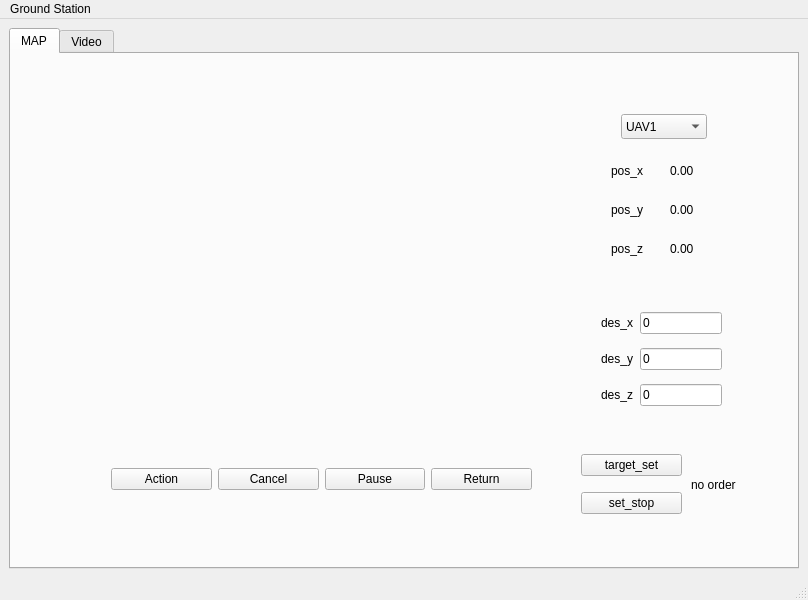
<?xml version="1.0" encoding="UTF-8"?>
<ui version="4.0">
 <class>MainWindow</class>
 <widget class="QMainWindow" name="MainWindow">
  <property name="geometry">
   <rect>
    <x>0</x>
    <y>0</y>
    <width>808</width>
    <height>600</height>
   </rect>
  </property>
  <property name="windowTitle">
   <string>MainWindow</string>
  </property>
  <widget class="QWidget" name="centralwidget">
   <layout class="QGridLayout" name="gridLayout">
    <item row="1" column="0">
     <widget class="QTabWidget" name="tabWidget">
      <property name="currentIndex">
       <number>0</number>
      </property>
      <widget class="QWidget" name="tab">
       <attribute name="title">
        <string>MAP</string>
       </attribute>
       <widget class="QComboBox" name="comboBox">
        <property name="geometry">
         <rect>
          <x>610</x>
          <y>60</y>
          <width>86</width>
          <height>25</height>
         </rect>
        </property>
        <item>
         <property name="text">
          <string>UAV1</string>
         </property>
        </item>
       </widget>
       <widget class="QWidget" name="layoutWidget">
        <property name="geometry">
         <rect>
          <x>100</x>
          <y>400</y>
          <width>421</width>
          <height>51</height>
         </rect>
        </property>
        <layout class="QHBoxLayout" name="horizontalLayout_7">
         <item>
          <widget class="QPushButton" name="pushButton">
           <property name="text">
            <string>Action</string>
           </property>
          </widget>
         </item>
         <item>
          <widget class="QPushButton" name="pushButton_3">
           <property name="text">
            <string>Cancel</string>
           </property>
          </widget>
         </item>
         <item>
          <widget class="QPushButton" name="pushButton_2">
           <property name="text">
            <string>Pause</string>
           </property>
          </widget>
         </item>
         <item>
          <widget class="QPushButton" name="pushButton_4">
           <property name="text">
            <string>Return</string>
           </property>
          </widget>
         </item>
        </layout>
       </widget>
       <widget class="QwtPlot" name="qwtPlot">
        <property name="geometry">
         <rect>
          <x>50</x>
          <y>90</y>
          <width>471</width>
          <height>261</height>
         </rect>
        </property>
       </widget>
       <widget class="QWidget" name="layoutWidget">
        <property name="geometry">
         <rect>
          <x>600</x>
          <y>100</y>
          <width>111</width>
          <height>111</height>
         </rect>
        </property>
        <layout class="QVBoxLayout" name="verticalLayout">
         <item>
          <layout class="QHBoxLayout" name="horizontalLayout">
           <item>
            <widget class="QLabel" name="label_2">
             <property name="text">
              <string>pos_x</string>
             </property>
            </widget>
           </item>
           <item>
            <widget class="QLabel" name="label">
             <property name="text">
              <string>0.00</string>
             </property>
            </widget>
           </item>
          </layout>
         </item>
         <item>
          <layout class="QHBoxLayout" name="horizontalLayout_2">
           <item>
            <widget class="QLabel" name="label_3">
             <property name="text">
              <string>pos_y</string>
             </property>
            </widget>
           </item>
           <item>
            <widget class="QLabel" name="label_4">
             <property name="text">
              <string>0.00</string>
             </property>
            </widget>
           </item>
          </layout>
         </item>
         <item>
          <layout class="QHBoxLayout" name="horizontalLayout_3">
           <item>
            <widget class="QLabel" name="label_5">
             <property name="text">
              <string>pos_z</string>
             </property>
            </widget>
           </item>
           <item>
            <widget class="QLabel" name="label_6">
             <property name="text">
              <string>0.00</string>
             </property>
            </widget>
           </item>
          </layout>
         </item>
        </layout>
       </widget>
       <widget class="QLabel" name="label_14">
        <property name="geometry">
         <rect>
          <x>680</x>
          <y>420</y>
          <width>71</width>
          <height>21</height>
         </rect>
        </property>
        <property name="text">
         <string>no order</string>
        </property>
       </widget>
       <widget class="QWidget" name="layoutWidget">
        <property name="geometry">
         <rect>
          <x>570</x>
          <y>390</y>
          <width>101</width>
          <height>81</height>
         </rect>
        </property>
        <layout class="QVBoxLayout" name="verticalLayout_3">
         <item>
          <widget class="QPushButton" name="pushButton_6">
           <property name="text">
            <string>target_set</string>
           </property>
          </widget>
         </item>
         <item>
          <widget class="QPushButton" name="pushButton_5">
           <property name="text">
            <string>set_stop</string>
           </property>
          </widget>
         </item>
        </layout>
       </widget>
       <widget class="QWidget" name="">
        <property name="geometry">
         <rect>
          <x>590</x>
          <y>250</y>
          <width>121</width>
          <height>111</height>
         </rect>
        </property>
        <layout class="QVBoxLayout" name="verticalLayout_2">
         <item>
          <layout class="QHBoxLayout" name="horizontalLayout_4">
           <item>
            <widget class="QLabel" name="label_7">
             <property name="text">
              <string>des_x</string>
             </property>
            </widget>
           </item>
           <item>
            <widget class="QLineEdit" name="lineEdit">
             <property name="text">
              <string>0</string>
             </property>
            </widget>
           </item>
          </layout>
         </item>
         <item>
          <layout class="QHBoxLayout" name="horizontalLayout_5">
           <item>
            <widget class="QLabel" name="label_9">
             <property name="text">
              <string>des_y</string>
             </property>
            </widget>
           </item>
           <item>
            <widget class="QLineEdit" name="lineEdit_2">
             <property name="text">
              <string>0</string>
             </property>
            </widget>
           </item>
          </layout>
         </item>
         <item>
          <layout class="QHBoxLayout" name="horizontalLayout_6">
           <item>
            <widget class="QLabel" name="label_11">
             <property name="text">
              <string>des_z</string>
             </property>
            </widget>
           </item>
           <item>
            <widget class="QLineEdit" name="lineEdit_3">
             <property name="text">
              <string>0</string>
             </property>
            </widget>
           </item>
          </layout>
         </item>
        </layout>
       </widget>
      </widget>
      <widget class="QWidget" name="tab_2">
       <attribute name="title">
        <string>Video</string>
       </attribute>
       <widget class="QGraphicsView" name="graphicsView_2">
        <property name="geometry">
         <rect>
          <x>120</x>
          <y>90</y>
          <width>541</width>
          <height>341</height>
         </rect>
        </property>
       </widget>
       <widget class="QLabel" name="label_13">
        <property name="geometry">
         <rect>
          <x>140</x>
          <y>100</y>
          <width>67</width>
          <height>17</height>
         </rect>
        </property>
        <property name="text">
         <string>No Signal</string>
        </property>
       </widget>
       <widget class="QWidget" name="layoutWidget">
        <property name="geometry">
         <rect>
          <x>490</x>
          <y>56</y>
          <width>171</width>
          <height>31</height>
         </rect>
        </property>
        <layout class="QHBoxLayout" name="horizontalLayout_8">
         <item>
          <widget class="QComboBox" name="comboBox_2">
           <item>
            <property name="text">
             <string>UAV1</string>
            </property>
           </item>
           <item>
            <property name="text">
             <string>UAV2</string>
            </property>
           </item>
          </widget>
         </item>
         <item>
          <widget class="QCheckBox" name="checkBox">
           <property name="text">
            <string>imshow</string>
           </property>
          </widget>
         </item>
        </layout>
       </widget>
      </widget>
     </widget>
    </item>
   </layout>
  </widget>
  <widget class="QStatusBar" name="statusbar"/>
  <widget class="QMenuBar" name="menubar">
   <property name="geometry">
    <rect>
     <x>0</x>
     <y>0</y>
     <width>808</width>
     <height>22</height>
    </rect>
   </property>
   <widget class="QMenu" name="menuGround_Station">
    <property name="title">
     <string>Ground Station</string>
    </property>
   </widget>
   <addaction name="menuGround_Station"/>
  </widget>
 </widget>
 <customwidgets>
  <customwidget>
   <class>QwtPlot</class>
   <extends>QFrame</extends>
   <header>qwt_plot.h</header>
  </customwidget>
 </customwidgets>
 <resources/>
 <connections/>
</ui>
